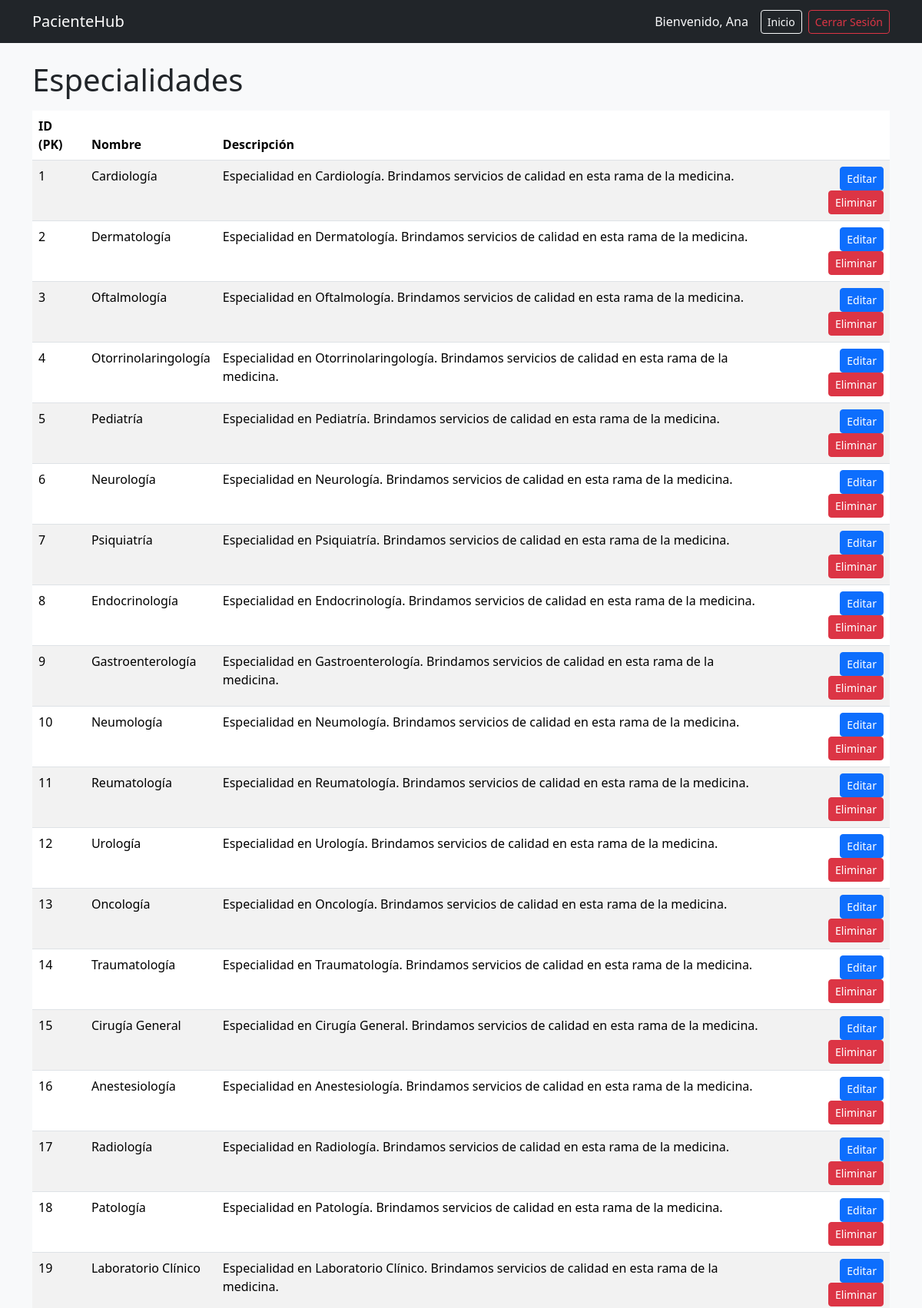
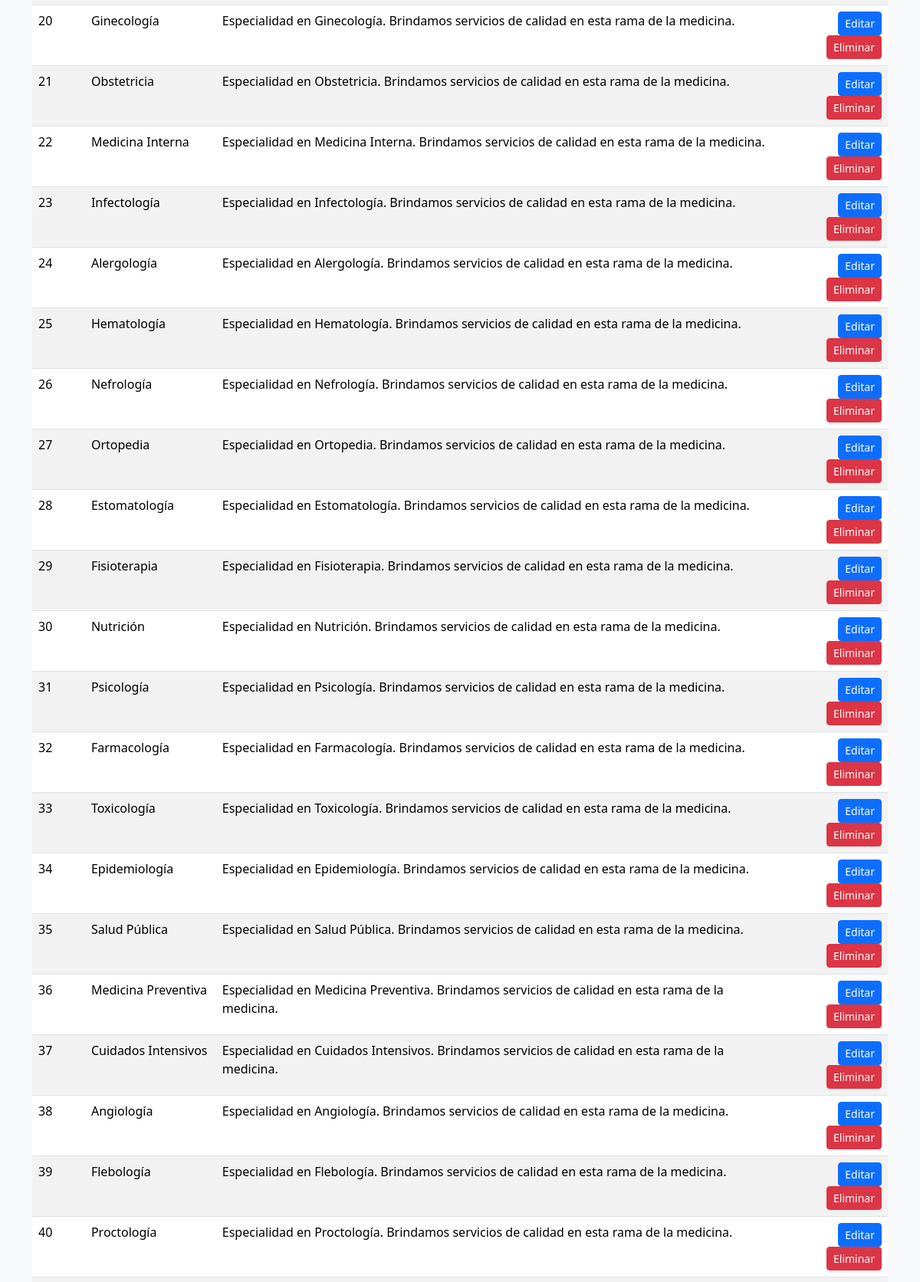
Page /especialidad/listar/ (signed in, upper part) on the committed database (2 pictures, top to bottom).
### student/models.py (models this page shows, shortened)
class Paciente(AbstractUser):
    cedula = models.CharField(max_length=10, unique=True)
    telefono = models.CharField(max_length=10)
    fecha_nacimiento = models.DateField()
    direccion = models.TextField()
    email = models.EmailField(unique=True)
    first_name = models.CharField(max_length=150)
    last_name = models.CharField(max_length=150)
    slug = models.SlugField(unique=True, blank=True)

class Especialidad(models.Model):
    nombre = models.CharField(max_length=100, unique=True)
    descripcion = models.TextField(blank=True, null=True)
    slug = models.SlugField(unique=True, blank=True)
    class Meta:
        verbose_name_plural = "Especialidades"

### student/views.py (the view)
# urls.py: path("especialidad/listar/", views.listar_especialidades, name="listar_especialidades"),
@login_required(login_url='student:login')
def listar_especialidades(request):
    especialidades = Especialidad.objects.all()
    return render(request, 'especialidad/listar.html', {'especialidades': especialidades})

### student/templates/especialidad/listar.html (shortened to what this page needs)
{% extends "paciente/base.html" %}
{% block content %}
<h1 class="mb-3">Especialidades</h1>
<table class="table table-striped">
  <thead>
    <tr>
      <th>ID (PK)</th>
      <th>Nombre</th>
      <th>Descripción</th>
      <th></th>
    </tr>
  </thead>
  <tbody>
    {% for especialidad in especialidades %}
    <tr>
      <td>{{ especialidad.pk }}</td>
      <td>{{ especialidad.nombre }}</td>
      <td>{{ especialidad.descripcion }}</td>
      <td class="text-end">
        <a class="btn btn-sm btn-primary" href="{% url 'student:editar_especialidad' especialidad.slug %}">Editar</a>
        <a class="btn btn-sm btn-danger" onclick="return confirm('¿Estás seguro de que deseas eliminar {{ especialidad.nombre }}?');" href="{% url 'student:eliminar_especialidad' especialidad.slug %}">Eliminar</a>
      </td>
    </tr>
    {% empty %}
    <tr><td colspan="4" class="text-center text-muted">No hay especialidades aún.</td></tr>
    {% endfor %}
  </tbody>
</table>
{% endblock %}

### student/templates/paciente/base.html (shortened to what this page needs)
<!doctype html>
<html lang="es">
<head>
  <link href="https://cdn.jsdelivr.net/npm/bootstrap@5.3.2/dist/css/bootstrap.min.css" rel="stylesheet">
</head>
<body class="bg-light">
<nav class="navbar navbar-dark bg-dark mb-4">
  <div class="container">
    <a class="navbar-brand" href="{% url 'student:inicio' %}">PacienteHub</a>
    <div class="d-flex align-items-center">
      <span class="navbar-text text-light me-3">
        Bienvenido, {{ user.first_name }}
      </span>
      <a class="btn btn-sm btn-outline-light me-2" href="{% url 'student:inicio' %}">Inicio</a>
      <a class="btn btn-sm btn-outline-danger" href="{% url 'student:logout' %}">Cerrar Sesión</a>
    </div>
  </div>
</nav>
<div class="container">
  {% block content %}{% endblock %}
</div>
</body>
</html>

### rows in the picture
Paciente: first_name "Ana"
Especialidad: pk "1", nombre "Cardiología", descripcion "Especialidad en Cardiología. Brindamos servicios de calidad en esta rama de la medicina."
Especialidad: pk "2", nombre "Dermatología", descripcion "Especialidad en Dermatología. Brindamos servicios de calidad en esta rama de la medicina."
Especialidad: pk "3", nombre "Oftalmología", descripcion "Especialidad en Oftalmología. Brindamos servicios de calidad en esta rama de la medicina."
Especialidad: pk "4", nombre "Otorrinolaringología", descripcion "Especialidad en Otorrinolaringología. Brindamos servicios de calidad en esta rama de la medicina."
Especialidad: pk "5", nombre "Pediatría", descripcion "Especialidad en Pediatría. Brindamos servicios de calidad en esta rama de la medicina."
Especialidad: pk "6", nombre "Neurología", descripcion "Especialidad en Neurología. Brindamos servicios de calidad en esta rama de la medicina."
Especialidad: pk "7", nombre "Psiquiatría", descripcion "Especialidad en Psiquiatría. Brindamos servicios de calidad en esta rama de la medicina."
Especialidad: pk "8", nombre "Endocrinología", descripcion "Especialidad en Endocrinología. Brindamos servicios de calidad en esta rama de la medicina."
Especialidad: pk "9", nombre "Gastroenterología", descripcion "Especialidad en Gastroenterología. Brindamos servicios de calidad en esta rama de la medicina."
Especialidad: pk "10", nombre "Neumología", descripcion "Especialidad en Neumología. Brindamos servicios de calidad en esta rama de la medicina."
Especialidad: pk "11", nombre "Reumatología", descripcion "Especialidad en Reumatología. Brindamos servicios de calidad en esta rama de la medicina."
Especialidad: pk "12", nombre "Urología", descripcion "Especialidad en Urología. Brindamos servicios de calidad en esta rama de la medicina."
Especialidad: pk "13", nombre "Oncología", descripcion "Especialidad en Oncología. Brindamos servicios de calidad en esta rama de la medicina."
Especialidad: pk "14", nombre "Traumatología", descripcion "Especialidad en Traumatología. Brindamos servicios de calidad en esta rama de la medicina."
Especialidad: pk "15", nombre "Cirugía General", descripcion "Especialidad en Cirugía General. Brindamos servicios de calidad en esta rama de la medicina."
Especialidad: pk "16", nombre "Anestesiología", descripcion "Especialidad en Anestesiología. Brindamos servicios de calidad en esta rama de la medicina."
Especialidad: pk "17", nombre "Radiología", descripcion "Especialidad en Radiología. Brindamos servicios de calidad en esta rama de la medicina."
Especialidad: pk "18", nombre "Patología", descripcion "Especialidad en Patología. Brindamos servicios de calidad en esta rama de la medicina."
Especialidad: pk "19", nombre "Laboratorio Clínico", descripcion "Especialidad en Laboratorio Clínico. Brindamos servicios de calidad en esta rama de la medicina."
Especialidad: pk "20", nombre "Ginecología", descripcion "Especialidad en Ginecología. Brindamos servicios de calidad en esta rama de la medicina."
Especialidad: pk "21", nombre "Obstetricia", descripcion "Especialidad en Obstetricia. Brindamos servicios de calidad en esta rama de la medicina."
Especialidad: pk "22", nombre "Medicina Interna", descripcion "Especialidad en Medicina Interna. Brindamos servicios de calidad en esta rama de la medicina."
Especialidad: pk "23", nombre "Infectología", descripcion "Especialidad en Infectología. Brindamos servicios de calidad en esta rama de la medicina."
Especialidad: pk "24", nombre "Alergología", descripcion "Especialidad en Alergología. Brindamos servicios de calidad en esta rama de la medicina."
Especialidad: pk "25", nombre "Hematología", descripcion "Especialidad en Hematología. Brindamos servicios de calidad en esta rama de la medicina."
Especialidad: pk "26", nombre "Nefrología", descripcion "Especialidad en Nefrología. Brindamos servicios de calidad en esta rama de la medicina."
Especialidad: pk "27", nombre "Ortopedia", descripcion "Especialidad en Ortopedia. Brindamos servicios de calidad en esta rama de la medicina."
Especialidad: pk "28", nombre "Estomatología", descripcion "Especialidad en Estomatología. Brindamos servicios de calidad en esta rama de la medicina."
Especialidad: pk "29", nombre "Fisioterapia", descripcion "Especialidad en Fisioterapia. Brindamos servicios de calidad en esta rama de la medicina."
Especialidad: pk "30", nombre "Nutrición", descripcion "Especialidad en Nutrición. Brindamos servicios de calidad en esta rama de la medicina."
Especialidad: pk "31", nombre "Psicología", descripcion "Especialidad en Psicología. Brindamos servicios de calidad en esta rama de la medicina."
Especialidad: pk "32", nombre "Farmacología", descripcion "Especialidad en Farmacología. Brindamos servicios de calidad en esta rama de la medicina."
Especialidad: pk "33", nombre "Toxicología", descripcion "Especialidad en Toxicología. Brindamos servicios de calidad en esta rama de la medicina."
Especialidad: pk "34", nombre "Epidemiología", descripcion "Especialidad en Epidemiología. Brindamos servicios de calidad en esta rama de la medicina."
Especialidad: pk "35", nombre "Salud Pública", descripcion "Especialidad en Salud Pública. Brindamos servicios de calidad en esta rama de la medicina."
Especialidad: pk "36", nombre "Medicina Preventiva", descripcion "Especialidad en Medicina Preventiva. Brindamos servicios de calidad en esta rama de la medicina."
Especialidad: pk "37", nombre "Cuidados Intensivos", descripcion "Especialidad en Cuidados Intensivos. Brindamos servicios de calidad en esta rama de la medicina."
Especialidad: pk "38", nombre "Angiología", descripcion "Especialidad en Angiología. Brindamos servicios de calidad en esta rama de la medicina."
Especialidad: pk "39", nombre "Flebología", descripcion "Especialidad en Flebología. Brindamos servicios de calidad en esta rama de la medicina."
Especialidad: pk "40", nombre "Proctología", descripcion "Especialidad en Proctología. Brindamos servicios de calidad en esta rama de la medicina."
